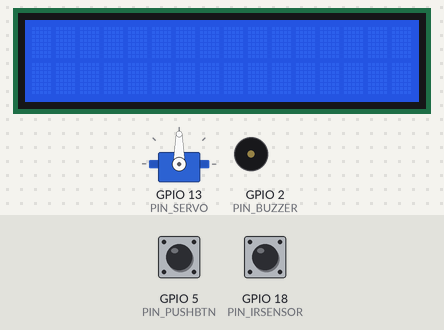
Simulated run of this sketch. Board: ESP32. On the bench: servo, 16×2 character LCD, buzzer (waves = sounding, pin HIGH). Inputs (shaded band) come from the test bench; at power-on: GPIO 5 (PIN_PUSHBTN) HIGH, GPIO 18 (PIN_IRSENSOR) HIGH. What the sketch prints to the serial monitor is not drawn.

Above: at 1.2 s.
1.3 s: GPIO 5 (PIN_PUSHBTN) pulled LOW for 0.15 s
At 3.1 s:
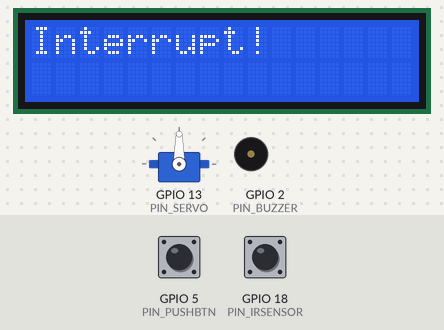
3.8 s: GPIO 18 (PIN_IRSENSOR) pulsed LOW 2 times (0.12 s each, 0.3 s apart)
At 5.5 s:
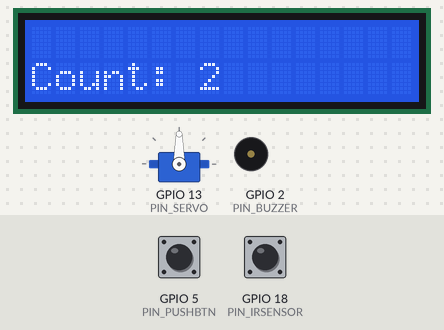
5.9 s: GPIO 5 (PIN_PUSHBTN) pulled LOW for 1 s
At 6.7 s:
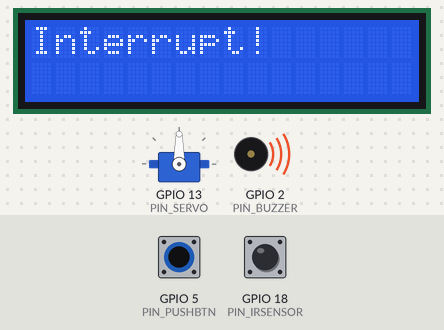
Timing chart, 0 to 8.9 s (numbered marks = the images above; inputs shaded):
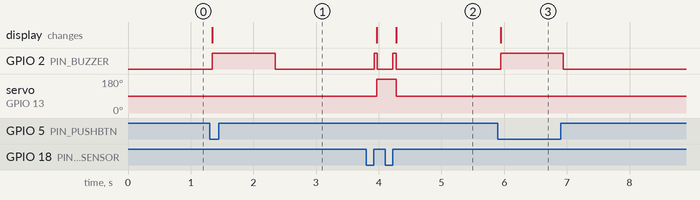

The sketch:

sketch_nov2a.ino
```cpp
#include <Wire.h>
#include <LiquidCrystal_I2C.h>
#include <ESP32Servo.h>
Servo servo;
const int PIN_SERVO = 13;

const int PIN_IRSENSOR = 18;
const int PIN_BUZZER = 2;
const int PIN_PUSHBTN = 5;

const int COUNT_THRHLD = 25;
const int BUZZER_BEEP_DELAY = 50;

LiquidCrystal_I2C lcd(0x27, 16, 2);

// =================== UTILITY FUNCTIONS ===================

void beep_buzzer(int delayMs = BUZZER_BEEP_DELAY) {
  digitalWrite(PIN_BUZZER, HIGH);
  vTaskDelay(pdMS_TO_TICKS(delayMs));
  digitalWrite(PIN_BUZZER, LOW);
}

void lcd_clear() {
  lcd.setCursor(0, 0);
  lcd.print("                ");
  lcd.setCursor(0, 1);
  lcd.print("                ");
}

void lcd_print(int col, int row, const char *buf) {
  lcd_clear();
  lcd.setCursor(col, row);
  lcd.print(buf);
}

void lcd_print_count(int c) {
  char buffer[17];
  snprintf(buffer, sizeof(buffer), "Count: %d", c);
  lcd_print(0, 1, buffer);
}

// =================== GLOBAL VARIABLES ===================

volatile int count = 0;
volatile bool has_pushbtn_pressed = false;
volatile bool has_detected_object = false;
volatile unsigned long last_time = 0;
volatile unsigned long period = 0;

SemaphoreHandle_t sh_buzzer;
SemaphoreHandle_t sh_pushbtn_intpt;

TaskHandle_t th_ir_sensor_read = NULL;
TaskHandle_t th_pushbtn_intpt = NULL;
TaskHandle_t th_lcd_print_count = NULL;

// =================== INTERRUPT HANDLER ===================

void IRAM_ATTR itr_handle_pushbtn() {
  if (!has_pushbtn_pressed)
    has_pushbtn_pressed = true;
}

// =================== TASKS ===================

// IR Sensor reading task
void task_ir_sensor_read(void *p) {
  bool prev_state = false;

  while (1) {
    int ir_value = digitalRead(PIN_IRSENSOR);
    bool current_state = (ir_value == LOW);  // Active low IR

    if (!current_state && prev_state) {
      ++count;
      has_detected_object = !has_detected_object;
      if (count >= COUNT_THRHLD) count = 0;

      unsigned long now = millis();
      if (last_time != 0)
        period = 2 * (now - last_time);
      last_time = now;

      // Create subtasks for each event
      xTaskCreatePinnedToCore(task_buzzer_beep, "Beep", 2048, NULL, 3, NULL, 1);
      xTaskCreatePinnedToCore(task_lcd_print_count, "LCD Print", 2048, NULL, 3, NULL, 1);
      xTaskCreatePinnedToCore(task_servo_dodge, "Servo Dodge", 2048, NULL, 3, NULL, 1);
    }

    prev_state = current_state;
    vTaskDelay(pdMS_TO_TICKS(10));  // 10 ms sampling
  }
}

// Buzzer task
void task_buzzer_beep(void *p) {
  if (xSemaphoreTake(sh_buzzer, pdMS_TO_TICKS(10)) == pdTRUE) {
    Serial.print("Count: ");
    Serial.println(count);
    beep_buzzer();
    xSemaphoreGive(sh_buzzer);
  }
  vTaskDelete(NULL);
}

// Pushbutton interrupt handling task
void task_pushbtn_intpt(void *p) {
  while (1) {
    if (has_pushbtn_pressed) {
      count = 0;
      lcd_print(0, 0, "Interrupt!");
      Serial.println("INTERRUPT!");
      beep_buzzer(1000);
      has_pushbtn_pressed = false;
    }
    vTaskDelay(pdMS_TO_TICKS(10));
  }
}

// LCD update task
void task_lcd_print_count(void *p) {
  lcd_print_count(count);
  vTaskDelete(NULL);
}

// Servo "dodge" task
void task_servo_dodge(void *p) {
  // Servo dodges when pendulum detected
  if(has_detected_object) servo.write(180);
  else servo.write(90);
  vTaskDelete(NULL);
}

// =================== SETUP ===================

void setup() {
  Serial.begin(115200);
  Wire.begin(21, 22);

  // Initialize servo
  servo.attach(PIN_SERVO);
  servo.write(90);  // center position

  // Pin setup
  pinMode(PIN_BUZZER, OUTPUT);
  pinMode(PIN_IRSENSOR, INPUT);
  pinMode(PIN_PUSHBTN, INPUT_PULLUP);

  // LCD setup
  lcd.init();
  lcd.backlight();

  // Semaphores
  sh_buzzer = xSemaphoreCreateMutex();
  sh_pushbtn_intpt = xSemaphoreCreateBinary();

  // Interrupt setup
  attachInterrupt(digitalPinToInterrupt(PIN_PUSHBTN), itr_handle_pushbtn, FALLING);

  // Tasks
  xTaskCreatePinnedToCore(task_ir_sensor_read, "ir_sensor_read", 2048, NULL, 2, &th_ir_sensor_read, 1);
  xTaskCreatePinnedToCore(task_pushbtn_intpt, "pushbtn_intpt", 2048, NULL, 1, &th_pushbtn_intpt, 1);
}

void loop() {}
```

Measured:
- after the input at 1.3 s, GPIO 2 (PIN_BUZZER): LOW → HIGH after 0.05 s, → LOW 1.0 s later; the display: changes after 0.05 s (image 1)
- after the input at 3.8 s, GPIO 2 (PIN_BUZZER): alternates HIGH for 0.05 s and LOW for 0.25 s, 4 changes in all, then stays LOW, starting after 0.13 s; servo on GPIO 13 (PIN_SERVO): 90° → 180° after 0.17 s, → 90° 0.31 s later; the display: first changes after 0.17 s (image 2 shows a later state)
- after the input at 5.9 s, GPIO 2 (PIN_BUZZER): LOW → HIGH after 0.05 s, → LOW 1.0 s later; the display: changes after 0.05 s (image 3)
